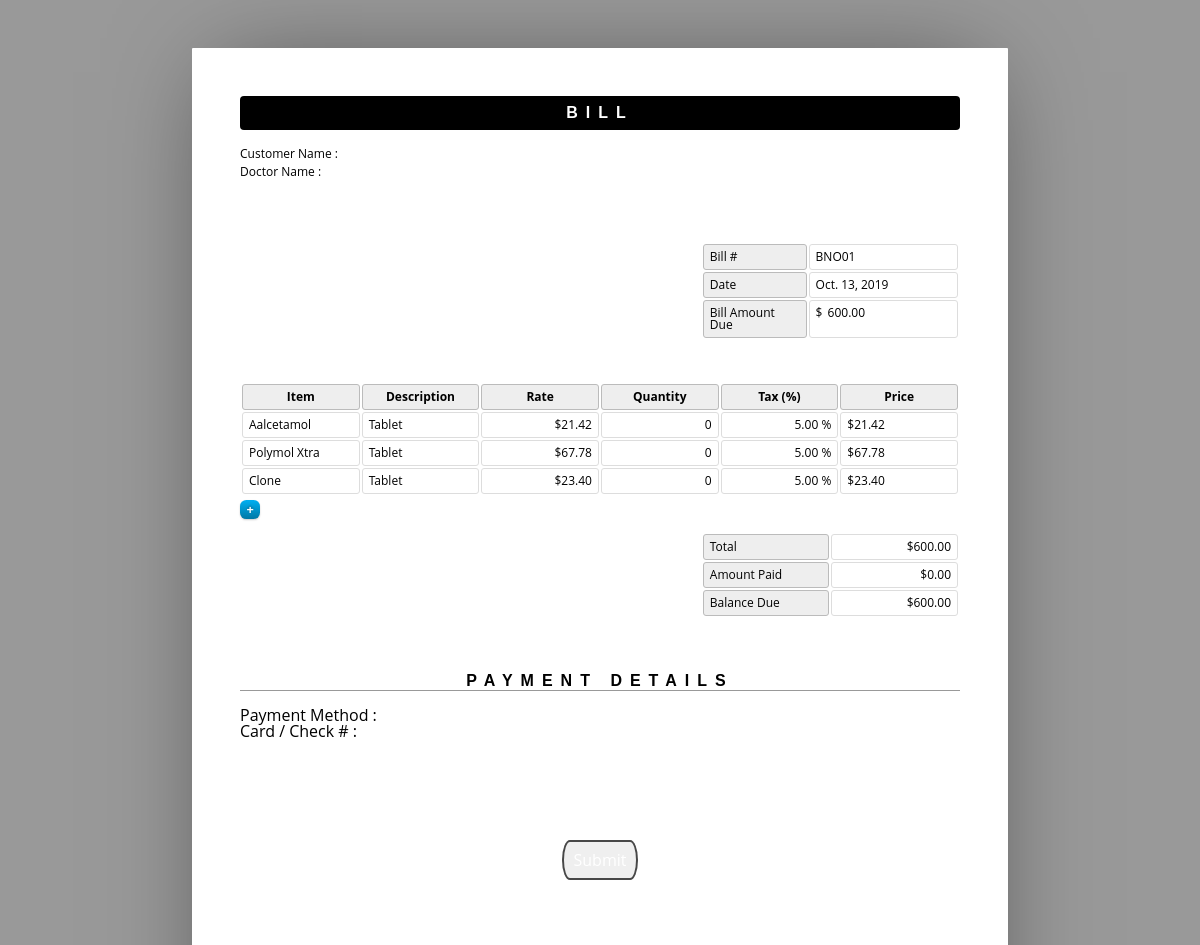
Page /bill/ on the committed database.
### bill_medicine/models.py (models this page shows, shortened)
class bill_medicine(models.Model) :
    bill_no = models.ForeignKey(bill,on_delete=models.CASCADE)
    medicine_id = models.ForeignKey(medicineinventory,on_delete=models.CASCADE)
    quantity = models.PositiveIntegerField(default='1')
    net_amount = models.DecimalField(max_digits=1000,decimal_places=2, default='0000.00')
    amount = models.DecimalField(max_digits=10000,decimal_places=2, default='00000.00')

### bills/models.py (models this page shows, shortened)
class bill(models.Model) :
    bill_no = models.CharField(max_length=10, default='BNO', primary_key=True)
    bill_date = models.DateField(auto_now=True)
    customer_name = models.CharField(max_length=15, default='xxx')
    doctor_name = models.CharField(max_length=35,default='Dr.xxx')
    bill_amount = models.DecimalField(max_digits=10000,decimal_places=2, default='00000.00')

### medicineinventory/models.py (models this page shows, shortened)
class medicineinventory(models.Model) :
        medicine_id = models.CharField(max_length=10, default='MID',primary_key=True)
        medicine_name = models.CharField(max_length=35, default='xxx')
        medicine_groups = models.ForeignKey(medicine_group,on_delete=models.CASCADE)
        quantity_on_hand = models.PositiveIntegerField(default = '0')
        reorder_level = models.PositiveIntegerField(default = '1')
        reorder_quantity = models.PositiveIntegerField(default = '1')
        medicine_price = models.DecimalField(max_digits=10000,decimal_places=2, default='00000.00')
        supplier_id = models.ForeignKey(supplier,on_delete=models.CASCADE)

### medicine_group/models.py (models this page shows, shortened)
class medicine_group(models.Model) :
    medicine_groups = models.CharField(max_length=20, default='xxx',primary_key=True)
    medicine_tax = models.DecimalField(max_digits=50,decimal_places=2, default='00.00')
    tax_effective_date = models.DateField()

### bill_medicine/views.py (the view)
# urls.py: path('bill/',bill_medicine_detail_view,name='bill'),
def bill_medicine_detail_view(request):
    obj = bill_medicine.objects.all()
    context = {
        'object' : obj
    }
    return render(request,"bill/detail.html", context)

### templates/bill/detail.html (shortened to what this page needs)
{% extends 'form.html' %}
{% load staticfiles %}
{% block content1 %}
    <body>
        <header>
            <h1>Bill</h1>
            <address contenteditable>
                <p>Customer Name : </p>
                <p>Doctor Name : </p>
            </address>
        </header>
        <article>
				<table class="meta">
						{% for o in object %}
								{% ifchanged %}
									<tr>
										<th><span contenteditable>Bill #</span></th>
										<td><span contenteditable>{{ o.bill_no.bill_no }}</span></td>
									</tr>
									<tr>
										<th><span contenteditable>Date</span></th>
										<td><span contenteditable>{{ o.bill_no.bill_date }}</span></td>
									</tr>
								{% endifchanged %}
						{% endfor %}
					<tr>
						<th><span contenteditable>Bill Amount Due</span></th>
						<td><span id="prefix" contenteditable>$</span><span>600.00</span></td>
					</tr>
				</table>
            <table class="inventory">
                <thead>
                    <tr>
                        <th><span contenteditable>Item</span></th>
                        <th><span contenteditable>Description</span></th>
                        <th><span contenteditable>Rate</span></th>
                        <th><span contenteditable>Quantity</span></th>
                        <th><span contenteditable>Tax (%)</span></th>
                        <th><span contenteditable>Price</span></th>
                    </tr>
                </thead>
                <tbody>
                        {% for o in object %}
                            <tr>
                                <td><a class="cut">-</a><span contenteditable>{{ o.medicine_id.medicine_name }}</span></td>
                                <td><span contenteditable>{{ o.medicine_id.medicine_groups.medicine_groups }}</span></td>
                                <td><span data-prefix>$</span><span contenteditable>{{ o.medicine_id.medicine_price }}</span></td>
                                <td><span contenteditable>0</span></td>
                                <td><span contenteditable>{{ o.medicine_id.medicine_groups.medicine_tax }} %</span></td>
                                <td><span data-prefix>$</span><span>{{ o.medicine_id.medicine_price }}</span></td>
                            </tr>
                        {% endfor %}
                </tbody>
            </table>
            <a class="add">+</a>
            <table class="balance">
                <tr>
                    <th><span contenteditable>Total</span></th>
                    <td><span data-prefix>$</span><span>600.00</span></td>
                </tr>
                <tr>
                    <th><span contenteditable>Amount Paid</span></th>
                    <td><span data-prefix>$</span><span contenteditable>0.00</span></td>
                </tr>
                <tr>
                    <th><span contenteditable>Balance Due</span></th>
                    <td><span data-prefix>$</span><span>600.00</span></td>
                </tr>
            </table>
        </article>
        <aside>
            <h1><span contenteditable>Payment Details</span></h1>
            <div contenteditable>
                <p>Payment Method : </p>
                <p>Card / Check # : </p>
            </div>
        </aside>
        <br>
        <br>
        <br>
        <br>
        <div class="box">
                {% include 'create.html' %}
        </div>
    </body>
{% endblock %}

### static/css/style.css (style rules this page uses)
* { border: 0; box-sizing: content-box; color: inherit; font-family: inherit; font-size: inherit; font-style: inherit; font-weight: inherit; line-height: inherit; list-style: none; margin: 0; padding: 0; text-decoration: none; vertical-align: top; }
*[contenteditable] { border-radius: 0.25em; min-width: 1em; outline: 0; }
*[contenteditable] { cursor: pointer; }
span[contenteditable] { display: inline-block; }
h1 { font: bold 100% sans-serif; letter-spacing: 0.5em; text-align: center; text-transform: uppercase; }
table { font-size: 75%; table-layout: fixed; width: 100%; }
table { border-collapse: separate; border-spacing: 2px; }
th, td { border-width: 1px; padding: 0.5em; position: relative; text-align: left; }
th, td { border-radius: 0.25em; border-style: solid; }
th { background: #EEE; border-color: #BBB; }
td { border-color: #DDD; }
html { font: 16px/1 'Open Sans', sans-serif; overflow: auto; padding: 0.5in; }
html { background: #999; cursor: default; }
body { box-sizing: border-box; height: 11in; margin: 0 auto; overflow: hidden; padding: 0.5in; width: 8.5in; }
body { background: #FFF; border-radius: 1px; box-shadow: 0 0 1in -0.25in rgba(0, 0, 0, 0.5); }
header { margin: 0 0 3em; }
header:after { clear: both; content: ""; display: table; }
header h1 { background: #000; border-radius: 0.25em; color: #FFF; margin: 0 0 1em; padding: 0.5em 0; }
header address { float: left; font-size: 75%; font-style: normal; line-height: 1.25; margin: 0 1em 1em 0; }
header address p { margin: 0 0 0.25em; }
article, article address, table.meta, table.inventory { margin: 0 0 3em; }
article:after { clear: both; content: ""; display: table; }
table.meta, table.balance { float: right; width: 36%; }
table.meta:after, table.balance:after { clear: both; content: ""; display: table; }
table.meta th { width: 40%; }
table.meta td { width: 60%; }
table.inventory { clear: both; width: 100%; }
table.inventory th { font-weight: bold; text-align: center; }
table.inventory td:nth-child(1) { width: 26%; }
table.inventory td:nth-child(2) { width: 38%; }
table.inventory td:nth-child(3) { text-align: right; width: 12%; }
table.inventory td:nth-child(4) { text-align: right; width: 12%; }
table.inventory td:nth-child(5) { text-align: right; width: 12%; }
table.balance th, table.balance td { width: 50%; }
table.balance td { text-align: right; }
aside h1 { border: none; border-width: 0 0 1px; margin: 0 0 1em; }
aside h1 { border-color: #999; border-bottom-style: solid; }
.add, .cut { border-width: 1px; display: block; font-size: .8rem; padding: 0.25em 0.5em; float: left; text-align: center; width: 0.6em; }
.add, .cut { background: #9AF; box-shadow: 0 1px 2px rgba(0,0,0,0.2); background-image: -moz-linear-gradient(#00ADEE 5%, #0078A5 100%); background-image: -webkit-linear-gradient(#00ADEE 5%, #0078A5 100%); border-radius: 0.5em; border-color: #0076A3; color: #FFF; cursor: pointer; font-weight: bold; text-shadow: 0 -1px 2px rgba(0,0,0,0.333); }
.add { margin: -2.5em 0 0; }

### static/css/popup.css (style rules this page uses)
.box { width: 40%; margin: 0 auto; background: rgba(255,255,255,0.2); padding: 35px; border: 2px solid #fff; border-radius: 20px/50px; background-clip: padding-box; text-align: center; }

### rows in the picture
bill_medicine: bill_no.bill_no "BNO01", bill_no.bill_date "Oct. 13, 2019", medicine_id.medicine_name "Aalcetamol", medicine_id.medicine_groups.medicine_groups "Tablet", medicine_id.medicine_price "21.42", medicine_id.medicine_groups.medicine_tax "5.00"
bill_medicine: medicine_id.medicine_name "Polymol Xtra", medicine_id.medicine_groups.medicine_groups "Tablet", medicine_id.medicine_price "67.78", medicine_id.medicine_groups.medicine_tax "5.00"
bill_medicine: medicine_id.medicine_name "Clone", medicine_id.medicine_groups.medicine_groups "Tablet", medicine_id.medicine_price "23.40", medicine_id.medicine_groups.medicine_tax "5.00"
